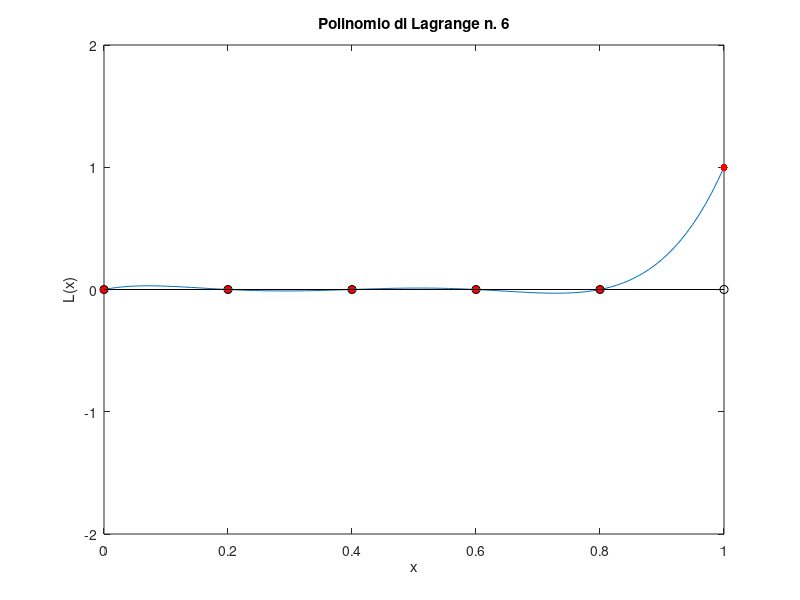

This chart was generated by the following MATLAB code:
clc; clear all; close all;

% Esercitazione di 'Metodi Numerici in Ingegneria Aerospaziale'
% Prof. G. Coppola
% 
% Script di esercitazione per la visualizzazione dei polinomi di Lagrange
% su mesh assegnato.
% Il codice utilizza le functions 'polyval.m' e 'polyfit.m' predefinite in
% Matlab per il calcolo delle interpolanti.

% Assegnazioni preliminari.
g  = 5;                 % Grado dei polinomi di Lagrange.
Np = g+1;               % Numero di punti del mesh.
L  = 1;                 % Definizione della lunghezza del dominio.
x  = linspace(0,L,Np);  % Mesh equispaziato sul dominio [0.L].
xf = linspace(0,L,100); % Mesh 'fitto' per la grafica.
I = eye(Np);            % Costruzione della matrice identica.

% Costruzione e grafica dei polinomi di Lagrange.
for i = 1:Np
% Il polinomio i-mo di Lagrange viene calcolato mediante il comando  
% polyval(polyfit(...),...) in corrispondenza dei dati assegnati mediante 
% la i-ma colonna della matrice identica, corrispondente a un vettore di
% tutti zero tranne la i-ma componente che e' pari a 1.
   P = polyval(polyfit(x',I(:,i),g),xf);
% Grafica
   plot(xf,P,'-',x,I(:,i)','.r','markersize',16); hold on;
   plot(x,0*x,'ko-');
   xlabel('x'); ylabel('L(x)'); axis([0,1,-2,2])
   title(['Polinomio di Lagrange n. ',num2str(i)])
   hold off;
   pause;
end
